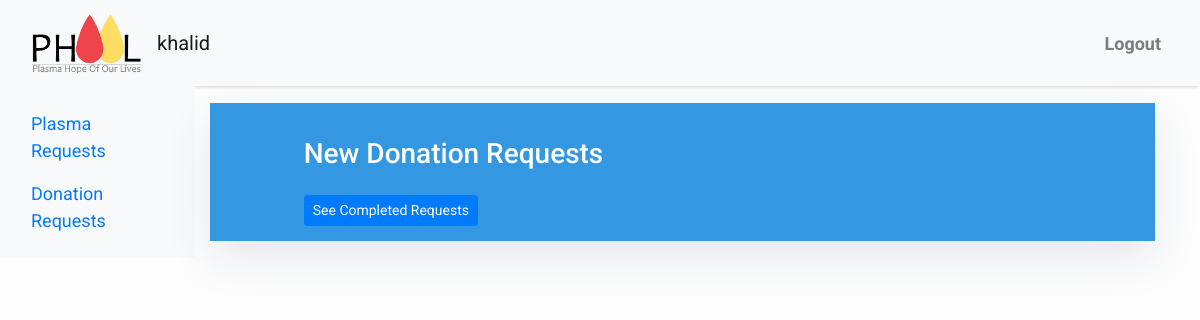
Page /plasma/requests/donate/ (signed in) on the earlier database version.
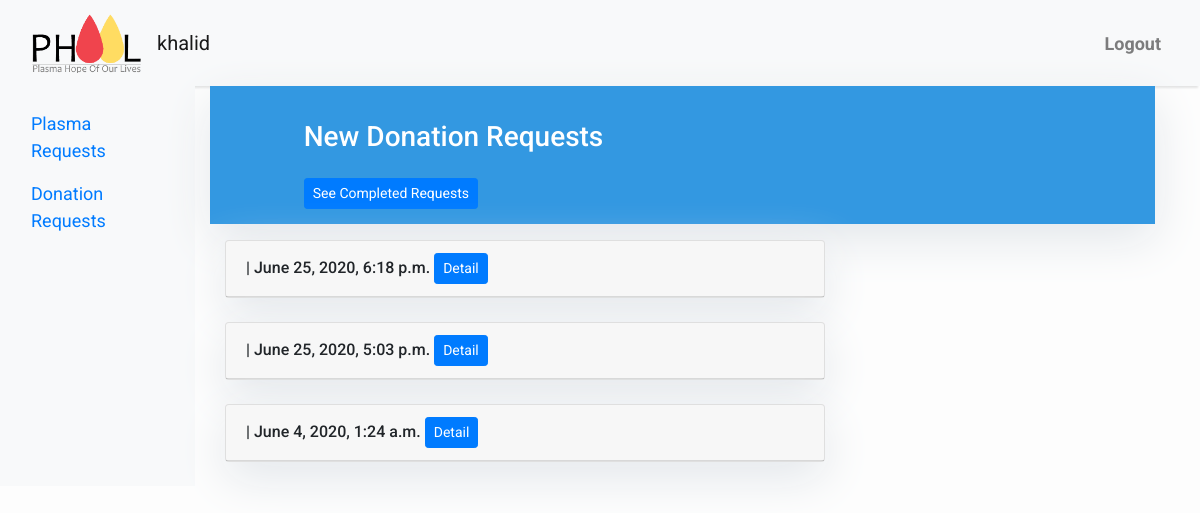
Same page on the later database version.
### plasma/models.py (models this page shows)
class Profile(models.Model):
    author = models.ForeignKey(User, on_delete=models.CASCADE)
    first_name = models.CharField(max_length=30)
    last_name = models.CharField(max_length=30)
    address = models.CharField(max_length=30, blank=True)
    city = models.CharField(max_length=30)
    province = models.IntegerField(choices=PROVINCES, default=4)
    birth_date = models.DateField(null=True, blank=True)
    gender = models.IntegerField(choices=GENDER, default=3)
    phone_regex = RegexValidator(regex=r'^\+?1?\d{9,15}$',
                                 message="Phone number must be entered in the format: '+999999999'. Up to 15 digits allowed.")
    phone = models.CharField(validators=[phone_regex], max_length=17, blank=True)
    date_covid_19_diagnosed = models.DateField(null=True, blank=True)
    blood_group = models.IntegerField(choices=BLOOD, default=8)
    hospital_which_labelled_positive = models.CharField(max_length=30, blank=True)
    hospital_which_labelled_negative = models.CharField(max_length=30, blank=True)
    lab_which_labelled_positive = models.CharField(max_length=30, blank=True)
    lab_which_labelled_negative = models.CharField(max_length=30, blank=True)
    donation_request = models.BooleanField(default=False)
    plasma_request = models.BooleanField(default=False)
    donation_completed = models.BooleanField(default=False)
    plasma_completed = models.BooleanField(default=False)
    created_on = models.DateTimeField(auto_now_add=True, blank=True)

### plasma/views.py (the view)
# urls.py: path("requests/donate/", views.DonationRequestsList.as_view(), name="donation_requests"),
class DonationRequestsList(LoginRequiredMixin, generic.ListView):
    model = Profile
    template_name = "donation_request_list.html"
    def get_queryset(self):
        return (
            Profile.objects.filter(donation_request=1, donation_completed=0)
                .order_by("-created_on")
        )

### templates/donation_request_list.html (shortened to what this page needs)
{% extends "base.html" %}
{% block content %}
<header class="masthead">
    <div class="container">
        <div class="row">
            <div class=" col-md-8 col-md-10 mx-auto">
                <div class="site-heading">
                    <h3 class=" site-heading my-4 mt-3 text-white">New Donation Requests</h3>
                    <a href="{% url 'completed_donation_requests' %}" class="btn btn-primary btn-sm">See Completed Requests</a>
                </div>
            </div>
        </div>
    </div>
</header>
<div class="container">
    <div class="row">
    {% if user.is_authenticated %}
        <div class="col-md-8 mt-3 left">
            {% for post in object_list %}
            <div class="card mb-4">
            <h6 class="card-header">{% block title %} {{ post.user}}  | {{ post.created_on }} <a href="{% url 'donation_request_detail' post.pk  %}" class="btn btn-primary btn-sm">Detail</a>{% endblock title %}</h6>
            </div>
            {% endfor %}
        </div>
    {% endif %}
    </div>
</div>
{%endblock%}

Differences in the rows shown:
added Profile: created_on "June 25, 2020, 6:18 p.m."
added Profile: created_on "June 25, 2020, 5:03 p.m."
now on this page (row edited): Profile: created_on "June 4, 2020, 1:24 a.m."
